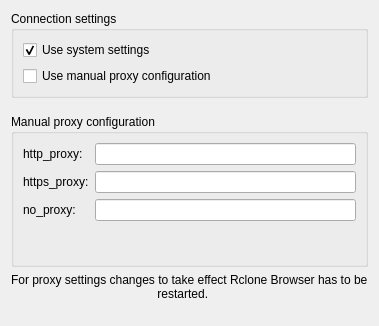
                    <widget class="QWidget" name="tab">
                        <attribute name="title">
                            <string>Proxy</string>
                        </attribute>
                        <layout class="QVBoxLayout" name="verticalLayout_3">
                            <item>
                                <widget class="QGroupBox" name="groupBox_6">
                                    <property name="title">
                                        <string>Connection settings</string>
                                    </property>
                                    <layout class="QGridLayout" name="gridLayout_2">
                                        <item row="2" column="0">
                                            <widget class="QCheckBox" name="useProxy">
                                                <property name="toolTip">
                                                    <string>&lt;html&gt;&lt;head/&gt;&lt;body&gt;&lt;p&gt;rclone will
                                                        use proxy defined below to access Internet&lt;/p&gt;&lt;/body&gt;&lt;/html&gt;
                                                    </string>
                                                </property>
                                                <property name="text">
                                                    <string>Use manual proxy configuration</string>
                                                </property>
                                                <property name="autoExclusive">
                                                    <bool>true</bool>
                                                </property>
                                            </widget>
                                        </item>
                                        <item row="0" column="0" colspan="2">
                                            <widget class="QCheckBox" name="useSystemSettings">
                                                <property name="sizePolicy">
                                                    <sizepolicy hsizetype="Fixed" vsizetype="Fixed">
                                                        <horstretch>0</horstretch>
                                                        <verstretch>0</verstretch>
                                                    </sizepolicy>
                                                </property>
                                                <property name="toolTip">
                                                    <string>&lt;html&gt;&lt;head/&gt;&lt;body&gt;&lt;p&gt;rclone will
                                                        use OS defined internet access&lt;/p&gt;&lt;/body&gt;&lt;/html&gt;
                                                    </string>
                                                </property>
                                                <property name="text">
                                                    <string>Use system settings</string>
                                                </property>
                                                <property name="checked">
                                                    <bool>true</bool>
                                                </property>
                                                <property name="autoExclusive">
                                                    <bool>true</bool>
                                                </property>
                                            </widget>
                                        </item>
                                    </layout>
                                </widget>
                            </item>
                            <item>
                                <spacer name="verticalSpacer4">
                                    <property name="orientation">
                                        <enum>Qt::Vertical</enum>
                                    </property>
                                    <property name="sizeType">
                                        <enum>QSizePolicy::Fixed</enum>
                                    </property>
                                    <property name="sizeHint" stdset="0">
                                        <size>
                                            <width>0</width>
                                            <height>10</height>
                                        </size>
                                    </property>
                                </spacer>
                            </item>
                            <item>
                                <widget class="QGroupBox" name="groupBox_8">
                                    <property name="title">
                                        <string>Manual proxy configuration</string>
                                    </property>
                                    <layout class="QGridLayout" name="gridLayout_5">
                                        <item row="2" column="1">
                                            <widget class="QLineEdit" name="no_proxy">
                                                <property name="toolTip">
                                                    <string>e.g. localhost,127.0.0.0/8,cs.aliyuncs.com</string>
                                                </property>
                                            </widget>
                                        </item>
                                        <item row="0" column="1">
                                            <widget class="QLineEdit" name="http_proxy">
                                                <property name="toolTip">
                                                    <string>e.g. http://127.0.0.1:1087</string>
                                                </property>
                                            </widget>
                                        </item>
                                        <item row="0" column="0">
                                            <widget class="QLabel" name="label_3">
                                                <property name="text">
                                                    <string>http_proxy:</string>
                                                </property>
                                                <property name="buddy">
                                                    <cstring>http_proxy</cstring>
                                                </property>
                                            </widget>
                                        </item>
                                        <item row="3" column="1">
                                            <widget class="QLabel" name="info_2">
                                                <property name="text">
                                                    <string>&lt;html&gt;&lt;head/&gt;&lt;body&gt;&lt;p&gt;&lt;br/&gt;&lt;/p&gt;&lt;/body&gt;&lt;/html&gt;</string>
                                                </property>
                                            </widget>
                                        </item>
                                        <item row="2" column="0">
                                            <widget class="QLabel" name="label_5">
                                                <property name="text">
                                                    <string>no_proxy:</string>
                                                </property>
                                                <property name="buddy">
                                                    <cstring>no_proxy</cstring>
                                                </property>
                                            </widget>
                                        </item>
                                        <item row="1" column="1">
                                            <widget class="QLineEdit" name="https_proxy">
                                                <property name="toolTip">
                                                    <string>e.g. https://127.0.0.1:1087</string>
                                                </property>
                                            </widget>
                                        </item>
                                        <item row="1" column="0">
                                            <widget class="QLabel" name="label_4">
                                                <property name="text">
                                                    <string>https_proxy:</string>
                                                </property>
                                                <property name="buddy">
                                                    <cstring>https_proxy</cstring>
                                                </property>
                                            </widget>
                                        </item>
                                    </layout>
                                </widget>
                            </item>
                            <item>
                                <widget class="QLabel" name="info_4">
                                    <property name="text">
                                        <string>For proxy settings changes to take effect Rclone Browser has to be
                                            restarted.
                                        </string>
                                    </property>
                                </widget>
                            </item>
                            <item>
                                <spacer name="verticalSpacer_Proxy">
                                    <property name="orientation">
                                        <enum>Qt::Vertical</enum>
                                    </property>
                                    <property name="sizeHint" stdset="0">
                                        <size>
                                            <width>20</width>
                                            <height>0</height>
                                        </size>
                                    </property>
                                </spacer>
                            </item>
                        </layout>
                    </widget>
